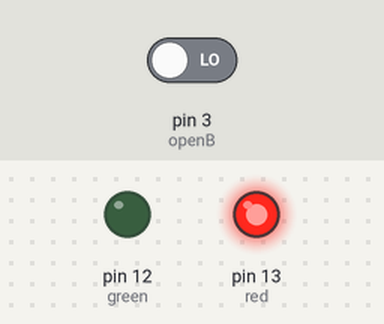
The sketch below on a simulated Arduino Uno, built with avr-gcc and run on an emulated ATmega328P. Shown: output pins drawn as LEDs (lit = HIGH). The inputs (shaded band) are chosen by the test bench; at power-on: pin 3 (openB) LOW. What the sketch prints to the serial monitor is not drawn.

Above: at 1.2 s.
1.3 s: pin 3 (openB) driven HIGH
At 2.1 s:
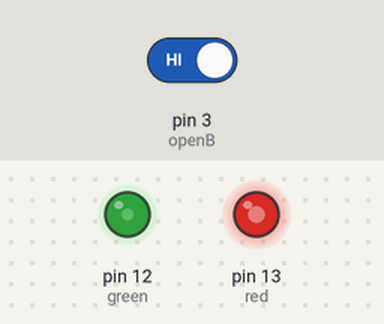
2.8 s: pin 3 (openB) driven LOW
At 3.2 s:
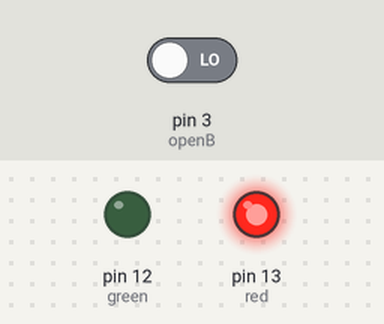
Timing chart, 0 to 5.8 s (numbered marks = the images above; inputs shaded):
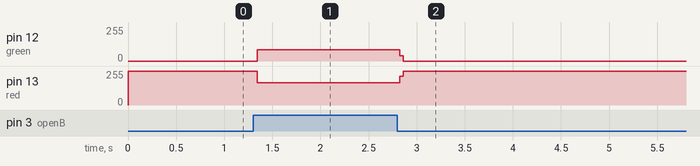

Measured:
- after the input at 1.3 s, pin 12 (green): 0/255 → 85/255 at once; pin 13 (red): 255/255 → 168/255 at once
- after the input at 2.8 s, pin 12 (green): 85/255 → 0/255 at once; pin 13 (red): 168/255 → 255/255 at once

The sketch:

sketch_dec01a.ino
```cpp
const int green = 12;
const int red = 13;
const int openB = 3;
const int closeB = 2;

void setup() {
  // put your setup code here, to run once:
  Serial.begin(115200);
  pinMode(green, OUTPUT);
  pinMode(red, OUTPUT);
  pinMode(openB, INPUT);
  pinMode(openB, INPUT);

}

void loop() {
  // put your main code here, to run repeatedly:
  int openBtn = digitalRead(openB);
  int closeBtn = digitalRead(openB);

  digitalWrite(red, HIGH);
  Serial.println('0');

  if (openBtn == HIGH) {
    Serial.println('1');
    digitalWrite(red, LOW);
    digitalWrite(green, HIGH);
    if (closeBtn == HIGH) {
      Serial.println('2');
      digitalWrite(green, LOW);
      digitalWrite(red, HIGH);
    }
  }
}
```
